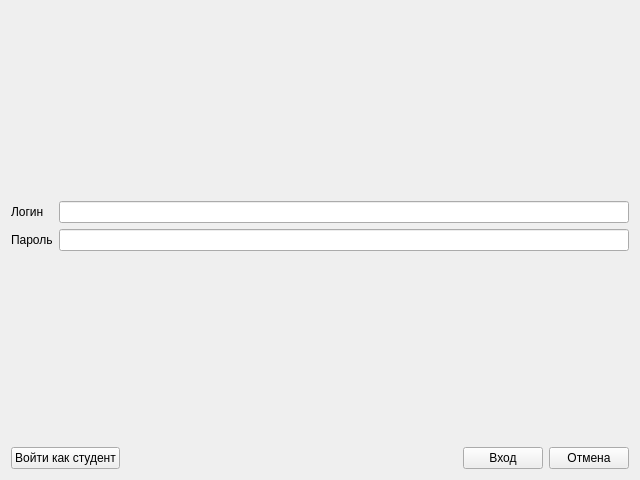
<?xml version="1.0" encoding="UTF-8"?>
<ui version="4.0">
 <class>AdminLogInWindow</class>
 <widget class="QWidget" name="AdminLogInWindow">
  <property name="geometry">
   <rect>
    <x>0</x>
    <y>0</y>
    <width>640</width>
    <height>480</height>
   </rect>
  </property>
  <property name="windowTitle">
   <string>Form</string>
  </property>
  <layout class="QGridLayout" name="gridLayout_2">
   <item row="2" column="0">
    <spacer name="verticalSpacer">
     <property name="orientation">
      <enum>Qt::Vertical</enum>
     </property>
     <property name="sizeHint" stdset="0">
      <size>
       <width>20</width>
       <height>40</height>
      </size>
     </property>
    </spacer>
   </item>
   <item row="1" column="0">
    <layout class="QGridLayout" name="gridLayout">
     <item row="0" column="0">
      <widget class="QLabel" name="label">
       <property name="text">
        <string>Логин</string>
       </property>
      </widget>
     </item>
     <item row="0" column="1">
      <widget class="QLineEdit" name="lineEditLogin"/>
     </item>
     <item row="1" column="0">
      <widget class="QLabel" name="label_2">
       <property name="text">
        <string>Пароль</string>
       </property>
      </widget>
     </item>
     <item row="1" column="1">
      <widget class="QLineEdit" name="lineEditPassword"/>
     </item>
    </layout>
   </item>
   <item row="0" column="0">
    <spacer name="verticalSpacer_2">
     <property name="orientation">
      <enum>Qt::Vertical</enum>
     </property>
     <property name="sizeHint" stdset="0">
      <size>
       <width>20</width>
       <height>40</height>
      </size>
     </property>
    </spacer>
   </item>
   <item row="3" column="0">
    <layout class="QHBoxLayout" name="horizontalLayout_2">
     <item>
      <widget class="QPushButton" name="pushButtonUser">
       <property name="text">
        <string>Войти как студент</string>
       </property>
      </widget>
     </item>
     <item>
      <spacer name="horizontalSpacer">
       <property name="orientation">
        <enum>Qt::Horizontal</enum>
       </property>
       <property name="sizeHint" stdset="0">
        <size>
         <width>40</width>
         <height>20</height>
        </size>
       </property>
      </spacer>
     </item>
     <item>
      <layout class="QHBoxLayout" name="horizontalLayout">
       <item>
        <widget class="QPushButton" name="pushButtonLogin">
         <property name="text">
          <string>Вход</string>
         </property>
        </widget>
       </item>
       <item>
        <widget class="QPushButton" name="pushButtonCancel">
         <property name="text">
          <string>Отмена</string>
         </property>
        </widget>
       </item>
      </layout>
     </item>
    </layout>
   </item>
  </layout>
 </widget>
 <resources/>
 <connections/>
</ui>
